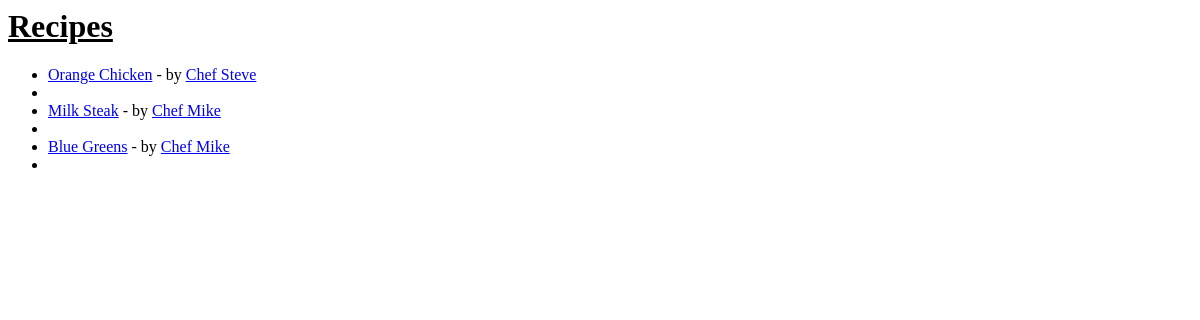
Before: / with the older database file.
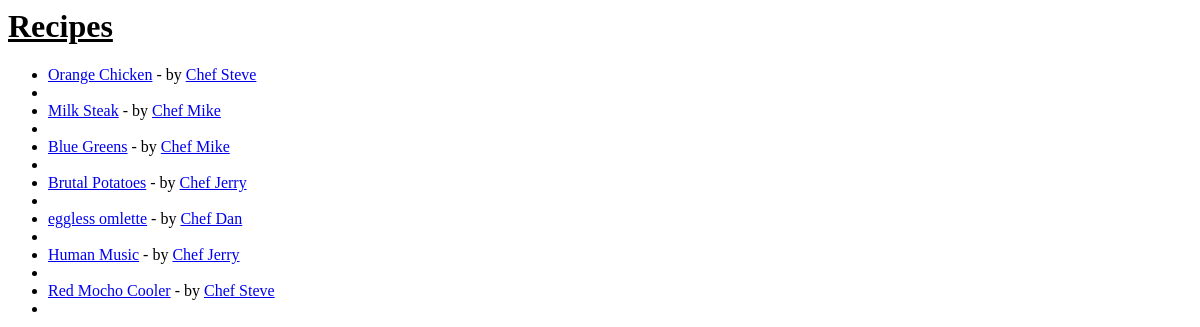
After: the same page with the newer database file.
### recipeapp/models.py (models this page shows, shortened)
class Recipe(models.Model):
    title = models.CharField(max_length=80)
    description = models.TextField()
    time_required = models.CharField(max_length=50)
    instructions = models.TextField()
    author = models.ForeignKey(Author, on_delete=models.CASCADE)

class Author(models.Model):
    name = models.CharField(max_length=80)
    bio = models.TextField()

### recipeapp/views.py (the view)
# urls.py: path('', index),
def index(request):
    my_recipes = Recipe.objects.all()
    my_authors = Author.objects.all()
    return render(request, 'index.html', {'recipes': my_recipes, 'authors': my_authors})

### templates/index.html
<h1><u>Recipes</u></h1>
<ul>
{% for recipe in recipes %}
    <li>
        <a href="/recipe/{{ recipe.id }}/">{{recipe.title}}</a> - by <a href="/author/{{ recipe.author.id }}/">{{recipe.author.name}}</a>
    <li>
{% endfor %}
</ul>

Changed rows visible on the page:
added Recipe: title "Brutal Potatoes", author.name "Chef Jerry"
added Recipe: title "eggless omlette", author.name "Chef Dan"
added Recipe: title "Human Music", author.name "Chef Jerry"
added Recipe: title "Red Mocho Cooler", author.name "Chef Steve"
